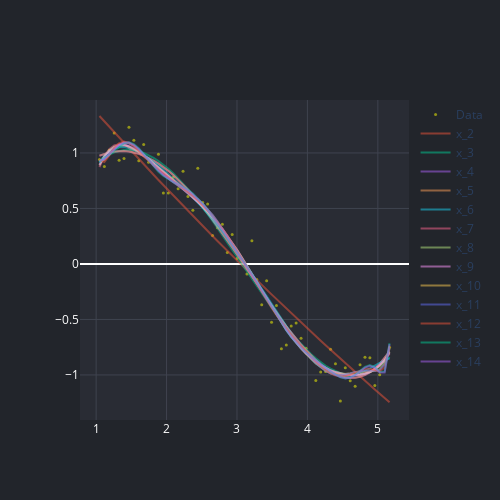

The notebook cell saved with this chart:
### Code cell
linreg = linear_model.LinearRegression()

def linear_regression(df, power):

    predictors = ['x']

    if power >=2:
        predictors.extend(['x_%d'%i for i in range(2,power+1)])

    linreg.fit(df[predictors], df['y'])
    return scatter(df.x, linreg.predict(df[predictors]), 'x_%d'%power)

data = []
data.append(scatter(df.x, df.y, 'Data', mode='markers', color='yellow'))

for i in range(2,15):
    data.append(linear_regression(df, i))

fig = go.Figure(data=data)
render(fig)
fig.show()
